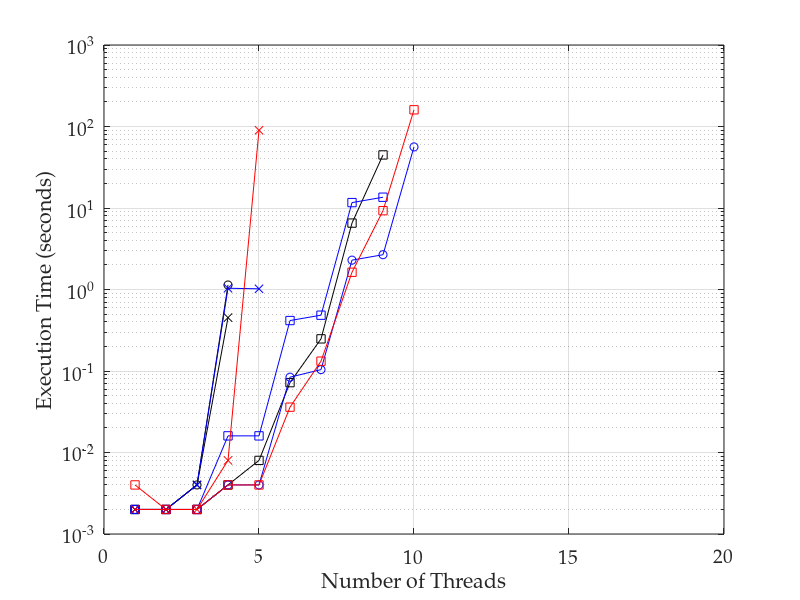

Here is the MATLAB script that generated this plot: (Note: this script raises an error after producing the figure.)
%% importing data
transitions = dlmread('t43_time_tpl2_ops3.csv', ',', 0, 0);
% convert 0 values to NaNs, as these don't plot
transitions(transitions==0)=nan;
threads = [1:10];

%% plotting lines

semilogy(threads, transitions(:, 1), 'ko-')
hold on
semilogy(threads, transitions(:, 2), 'kx-')
semilogy(threads, transitions(:, 3), 'ks-')
semilogy(threads, transitions(:, 4), 'bo-')
semilogy(threads, transitions(:, 5), 'bx-')
semilogy(threads, transitions(:, 6), 'bs-')
semilogy(threads, transitions(:, 7), 'rx-')
semilogy(threads, transitions(:, 8), 'rs-')
hold off
grid on

%% adding axis labels
ax = gca;
set(ax, 'FontName', 'Palatino Linotype', 'FontSize', 14);
xlabel('Number of Threads');
ylabel('Execution Time (seconds)');
axis([0 20 .001 1000])
ax.XTick = [0 5 10 15 20];
ax.YTick = [0.01 0.1 1 10 100];
set(ax,'YMinorGrid','Off', 'YMinorTick','Off');

%% output pdf file
h = figure(1);
h.Units = 'centimeters'; % set figure position to cm
%h.Position(2) = [h.Position(2)-9]; % set figure position bevore resize
h.Position([3:4]) = [10,7]; % resize figure
Plot2LaTeX( h, 't43_time_tpl2_ops3' )
